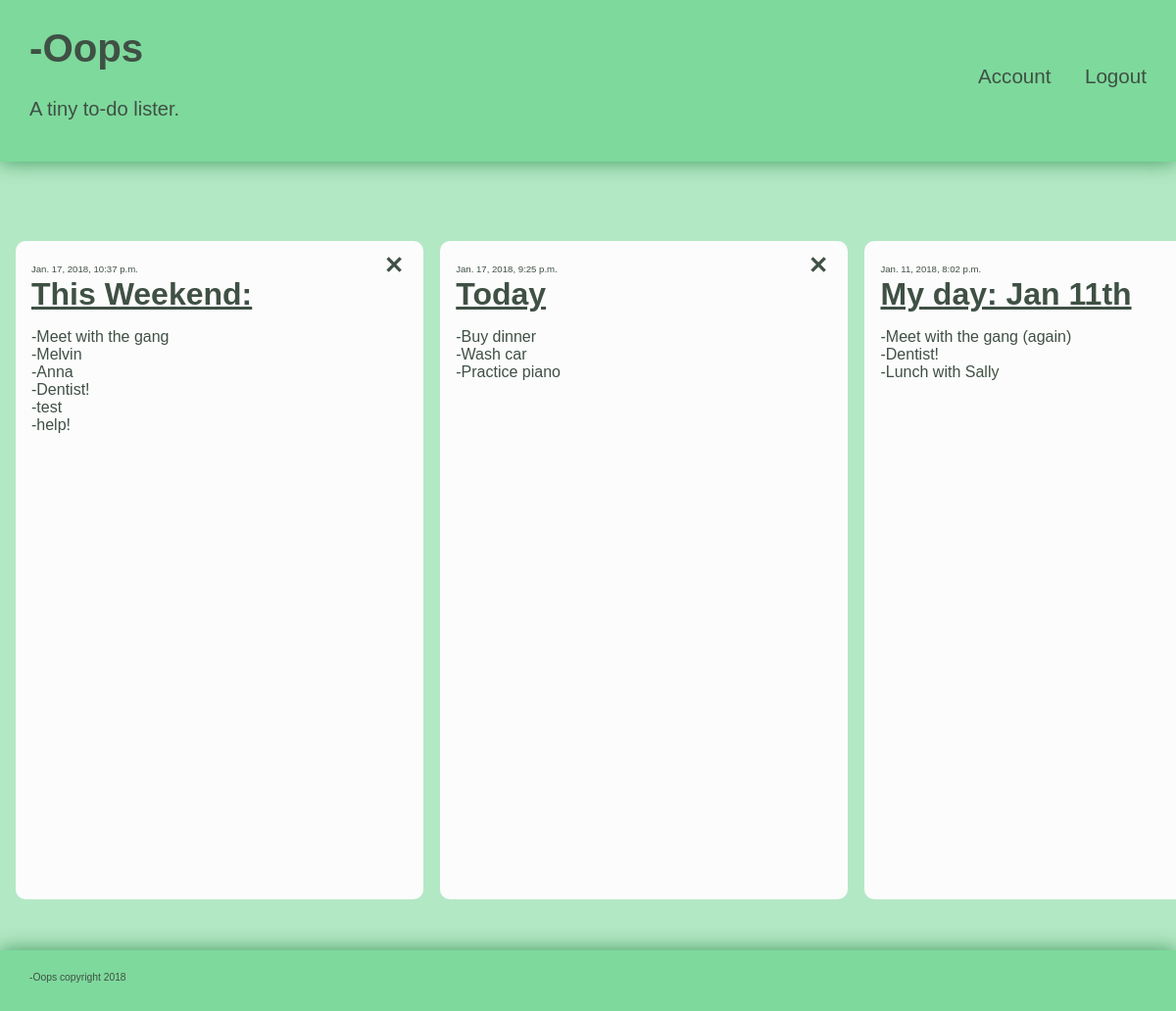
The app's page /, older data.
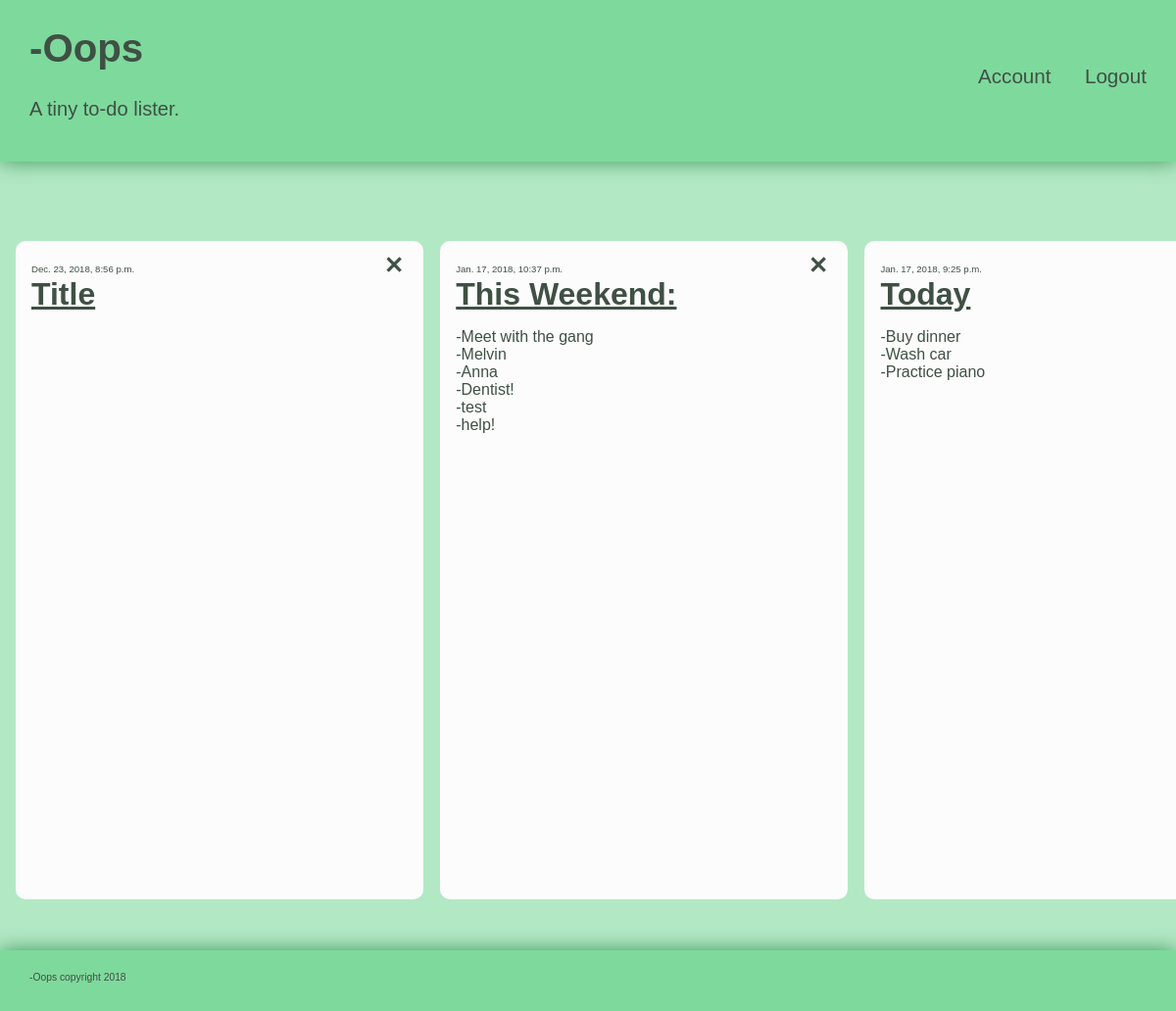
The same page, newer data.
### oops/models.py (models this page shows, shortened)
class Tile(models.Model):
    title = models.CharField(max_length=50)
    date = models.DateTimeField(auto_now=True)
    content = models.CharField(max_length=300)

### oops/views.py (the view)
# urls.py: url(r'^$', index),
def index(request):
    tileindex = Tile.objects.all()
    return render_to_response('index.html', locals())

### oops/templates/index.html
{% include 'partials/header.html' %}
{% include 'partials/tiles.html' %}
{% include 'partials/footer.html' %}

### oops/templates/partials/tiles.html (shortened to what this page needs)
{% load static %}
<div id="tile_container">
  {% for tile in tileindex reversed %}
    {% if forloop.last %}
      <span class="tile" style="margin-right: 1em;">
    {% else %}
      <span class="tile">
    {% endif %}
      <div class="tile_date">{{ tile.date }}</div>
      <img src="{% static 'img/delete.svg' %}" class="delete" onclick="deleteTile({{ tile.id }})" alt="Delete tile" title="Delete this tile?"/>
      <div class="tile_title">{{ tile.title }}</div>
      <p id="{{ tile.id }}" onclick="tileEditable({{ tile.id }})" oninput="tileUpdate({{ tile.id }})">
          {{ tile.content|safe }}</p>
    </span>
  {% endfor %}
</div>

Row changes from the older to the newer data that the page shows:
no longer on this page (row unchanged): Tile: date "Jan. 11, 2018, 8:02 p.m.", title "My day: Jan 11th", content "-Meet with the gang (again) -Dentist! -Lunch with Sally"
added Tile: date "Dec. 23, 2018, 8:56 p.m.", title "Title"
